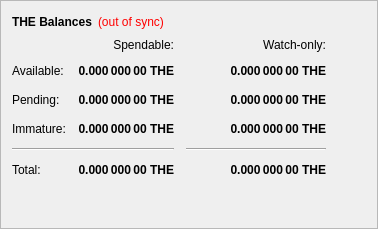
                                <widget class="QFrame" name="frame">
                                  <property name="frameShape">
                                    <enum>QFrame::StyledPanel</enum>
                                  </property>
                                  <property name="frameShadow">
                                    <enum>QFrame::Raised</enum>
                                  </property>
                                  <layout class="QVBoxLayout" name="verticalLayout_4">
                                    <item>
                                      <layout class="QHBoxLayout" name="horizontalLayout_4">
                                        <item>
                                          <widget class="QLabel" name="label_5">
                                            <property name="font">
                                              <font>
                                                <weight>75</weight>
                                                <bold>true</bold>
                                              </font>
                                            </property>
                                            <property name="text">
                                              <string>THE Balances</string>
                                            </property>
                                          </widget>
                                        </item>
                                        <item>
                                          <widget class="QLabel" name="labelWalletStatus">
                                            <property name="cursor">
                                              <cursorShape>WhatsThisCursor</cursorShape>
                                            </property>
                                            <property name="toolTip">
                                              <string>The displayed information may be out of date. Your wallet automatically synchronizes with the TheNode network after a connection is established, but this process has not completed yet.</string>
                                            </property>
                                            <property name="styleSheet">
                                              <string notr="true">QLabel { color: red; }</string>
                                            </property>
                                            <property name="text">
                                              <string notr="true">(out of sync)</string>
                                            </property>
                                            <property name="alignment">
                                              <set>Qt::AlignLeading|Qt::AlignLeft|Qt::AlignVCenter</set>
                                            </property>
                                          </widget>
                                        </item>
                                        <item>
                                          <spacer name="horizontalSpacer_3">
                                            <property name="orientation">
                                              <enum>Qt::Horizontal</enum>
                                            </property>
                                            <property name="sizeHint" stdset="0">
                                              <size>
                                                <width>40</width>
                                                <height>20</height>
                                              </size>
                                            </property>
                                          </spacer>
                                        </item>
                                      </layout>
                                    </item>
                                    <item>
                                      <layout class="QGridLayout" name="gridLayout">
                                        <property name="spacing">
                                          <number>12</number>
                                        </property>
                                        <item row="2" column="2">
                                          <widget class="QLabel" name="labelWatchPending">
                                            <property name="font">
                                              <font>
                                                <weight>75</weight>
                                                <bold>true</bold>
                                              </font>
                                            </property>
                                            <property name="cursor">
                                              <cursorShape>IBeamCursor</cursorShape>
                                            </property>
                                            <property name="toolTip">
                                              <string>Unconfirmed transactions to watch-only addresses</string>
                                            </property>
                                            <property name="text">
                                              <string notr="true">0.000 000 00 THE</string>
                                            </property>
                                            <property name="alignment">
                                              <set>Qt::AlignRight|Qt::AlignTrailing|Qt::AlignVCenter</set>
                                            </property>
                                            <property name="textInteractionFlags">
                                              <set>Qt::LinksAccessibleByMouse|Qt::TextSelectableByKeyboard|Qt::TextSelectableByMouse</set>
                                            </property>
                                          </widget>
                                        </item>
                                        <item row="2" column="1">
                                          <widget class="QLabel" name="labelUnconfirmed">
                                            <property name="font">
                                              <font>
                                                <weight>75</weight>
                                                <bold>true</bold>
                                              </font>
                                            </property>
                                            <property name="cursor">
                                              <cursorShape>IBeamCursor</cursorShape>
                                            </property>
                                            <property name="toolTip">
                                              <string>Total of transactions that have yet to be confirmed, and do not yet count toward the spendable balance</string>
                                            </property>
                                            <property name="text">
                                              <string notr="true">0.000 000 00 THE</string>
                                            </property>
                                            <property name="alignment">
                                              <set>Qt::AlignRight|Qt::AlignTrailing|Qt::AlignVCenter</set>
                                            </property>
                                            <property name="textInteractionFlags">
                                              <set>Qt::LinksAccessibleByMouse|Qt::TextSelectableByKeyboard|Qt::TextSelectableByMouse</set>
                                            </property>
                                          </widget>
                                        </item>
                                        <item row="3" column="2">
                                          <widget class="QLabel" name="labelWatchImmature">
                                            <property name="font">
                                              <font>
                                                <weight>75</weight>
                                                <bold>true</bold>
                                              </font>
                                            </property>
                                            <property name="cursor">
                                              <cursorShape>IBeamCursor</cursorShape>
                                            </property>
                                            <property name="toolTip">
                                              <string>Staked or masternode rewards in watch-only addresses that has not yet matured</string>
                                            </property>
                                            <property name="text">
                                              <string notr="true">0.000 000 00 THE</string>
                                            </property>
                                            <property name="alignment">
                                              <set>Qt::AlignRight|Qt::AlignTrailing|Qt::AlignVCenter</set>
                                            </property>
                                            <property name="textInteractionFlags">
                                              <set>Qt::LinksAccessibleByMouse|Qt::TextSelectableByKeyboard|Qt::TextSelectableByMouse</set>
                                            </property>
                                          </widget>
                                        </item>
                                        <item row="4" column="0" colspan="2">
                                          <widget class="Line" name="lineSpendableBalance">
                                            <property name="orientation">
                                              <enum>Qt::Horizontal</enum>
                                            </property>
                                          </widget>
                                        </item>
                                        <item row="4" column="2">
                                          <widget class="Line" name="lineWatchBalance">
                                            <property name="sizePolicy">
                                              <sizepolicy hsizetype="Preferred" vsizetype="Fixed">
                                                <horstretch>0</horstretch>
                                                <verstretch>0</verstretch>
                                              </sizepolicy>
                                            </property>
                                            <property name="minimumSize">
                                              <size>
                                                <width>140</width>
                                                <height>0</height>
                                              </size>
                                            </property>
                                            <property name="orientation">
                                              <enum>Qt::Horizontal</enum>
                                            </property>
                                          </widget>
                                        </item>
                                        <item row="5" column="0">
                                          <widget class="QLabel" name="labelTotalText">
                                            <property name="text">
                                              <string>Total:</string>
                                            </property>
                                          </widget>
                                        </item>
                                        <item row="3" column="1">
                                          <widget class="QLabel" name="labelImmature">
                                            <property name="font">
                                              <font>
                                                <weight>75</weight>
                                                <bold>true</bold>
                                              </font>
                                            </property>
                                            <property name="cursor">
                                              <cursorShape>IBeamCursor</cursorShape>
                                            </property>
                                            <property name="toolTip">
                                              <string>Staked or masternode rewards that has not yet matured</string>
                                            </property>
                                            <property name="text">
                                              <string notr="true">0.000 000 00 THE</string>
                                            </property>
                                            <property name="alignment">
                                              <set>Qt::AlignRight|Qt::AlignTrailing|Qt::AlignVCenter</set>
                                            </property>
                                            <property name="textInteractionFlags">
                                              <set>Qt::LinksAccessibleByMouse|Qt::TextSelectableByKeyboard|Qt::TextSelectableByMouse</set>
                                            </property>
                                          </widget>
                                        </item>
                                        <item row="2" column="3">
                                          <spacer name="horizontalSpacer_2">
                                            <property name="orientation">
                                              <enum>Qt::Horizontal</enum>
                                            </property>
                                            <property name="sizeHint" stdset="0">
                                              <size>
                                                <width>40</width>
                                                <height>20</height>
                                              </size>
                                            </property>
                                          </spacer>
                                        </item>
                                        <item row="3" column="0">
                                          <widget class="QLabel" name="labelImmatureText">
                                            <property name="text">
                                              <string>Immature:</string>
                                            </property>
                                          </widget>
                                        </item>
                                        <item row="5" column="1">
                                          <widget class="QLabel" name="labelTotal">
                                            <property name="font">
                                              <font>
                                                <weight>75</weight>
                                                <bold>true</bold>
                                              </font>
                                            </property>
                                            <property name="cursor">
                                              <cursorShape>IBeamCursor</cursorShape>
                                            </property>
                                            <property name="toolTip">
                                              <string>Your current total balance</string>
                                            </property>
                                            <property name="text">
                                              <string notr="true">0.000 000 00 THE</string>
                                            </property>
                                            <property name="alignment">
                                              <set>Qt::AlignRight|Qt::AlignTrailing|Qt::AlignVCenter</set>
                                            </property>
                                            <property name="textInteractionFlags">
                                              <set>Qt::LinksAccessibleByMouse|Qt::TextSelectableByKeyboard|Qt::TextSelectableByMouse</set>
                                            </property>
                                          </widget>
                                        </item>
                                        <item row="5" column="2">
                                          <widget class="QLabel" name="labelWatchTotal">
                                            <property name="font">
                                              <font>
                                                <weight>75</weight>
                                                <bold>true</bold>
                                              </font>
                                            </property>
                                            <property name="cursor">
                                              <cursorShape>IBeamCursor</cursorShape>
                                            </property>
                                            <property name="toolTip">
                                              <string>Current total balance in watch-only addresses</string>
                                            </property>
                                            <property name="text">
                                              <string notr="true">0.000 000 00 THE</string>
                                            </property>
                                            <property name="alignment">
                                              <set>Qt::AlignRight|Qt::AlignTrailing|Qt::AlignVCenter</set>
                                            </property>
                                            <property name="textInteractionFlags">
                                              <set>Qt::LinksAccessibleByMouse|Qt::TextSelectableByKeyboard|Qt::TextSelectableByMouse</set>
                                            </property>
                                          </widget>
                                        </item>
                                        <item row="0" column="2">
                                          <widget class="QLabel" name="labelWatchonly">
                                            <property name="text">
                                              <string>Watch-only:</string>
                                            </property>
                                            <property name="alignment">
                                              <set>Qt::AlignRight|Qt::AlignTrailing|Qt::AlignVCenter</set>
                                            </property>
                                          </widget>
                                        </item>
                                        <item row="1" column="0">
                                          <widget class="QLabel" name="labelBalanceText">
                                            <property name="text">
                                              <string>Available:</string>
                                            </property>
                                          </widget>
                                        </item>
                                        <item row="1" column="1">
                                          <widget class="QLabel" name="labelBalance">
                                            <property name="font">
                                              <font>
                                                <weight>75</weight>
                                                <bold>true</bold>
                                              </font>
                                            </property>
                                            <property name="cursor">
                                              <cursorShape>IBeamCursor</cursorShape>
                                            </property>
                                            <property name="toolTip">
                                              <string>Your current spendable balance</string>
                                            </property>
                                            <property name="text">
                                              <string notr="true">0.000 000 00 THE</string>
                                            </property>
                                            <property name="alignment">
                                              <set>Qt::AlignRight|Qt::AlignTrailing|Qt::AlignVCenter</set>
                                            </property>
                                            <property name="textInteractionFlags">
                                              <set>Qt::LinksAccessibleByMouse|Qt::TextSelectableByKeyboard|Qt::TextSelectableByMouse</set>
                                            </property>
                                          </widget>
                                        </item>
                                        <item row="1" column="2">
                                          <widget class="QLabel" name="labelWatchAvailable">
                                            <property name="font">
                                              <font>
                                                <weight>75</weight>
                                                <bold>true</bold>
                                              </font>
                                            </property>
                                            <property name="cursor">
                                              <cursorShape>IBeamCursor</cursorShape>
                                            </property>
                                            <property name="toolTip">
                                              <string>Your current balance in watch-only addresses</string>
                                            </property>
                                            <property name="text">
                                              <string notr="true">0.000 000 00 THE</string>
                                            </property>
                                            <property name="alignment">
                                              <set>Qt::AlignRight|Qt::AlignTrailing|Qt::AlignVCenter</set>
                                            </property>
                                            <property name="textInteractionFlags">
                                              <set>Qt::LinksAccessibleByMouse|Qt::TextSelectableByKeyboard|Qt::TextSelectableByMouse</set>
                                            </property>
                                          </widget>
                                        </item>
                                        <item row="2" column="0">
                                          <widget class="QLabel" name="labelPendingText">
                                            <property name="text">
                                              <string>Pending:</string>
                                            </property>
                                          </widget>
                                        </item>
                                        <item row="0" column="1">
                                          <widget class="QLabel" name="labelSpendable">
                                            <property name="text">
                                              <string>Spendable:</string>
                                            </property>
                                            <property name="alignment">
                                              <set>Qt::AlignRight|Qt::AlignTrailing|Qt::AlignVCenter</set>
                                            </property>
                                          </widget>
                                        </item>
                                      </layout>
                                    </item>
                                    <item>
                                      <spacer name="verticalSpacer_4">
                                        <property name="orientation">
                                          <enum>Qt::Vertical</enum>
                                        </property>
                                        <property name="sizeHint" stdset="0">
                                          <size>
                                            <width>20</width>
                                            <height>40</height>
                                          </size>
                                        </property>
                                      </spacer>
                                    </item>
                                  </layout>
                                </widget>
